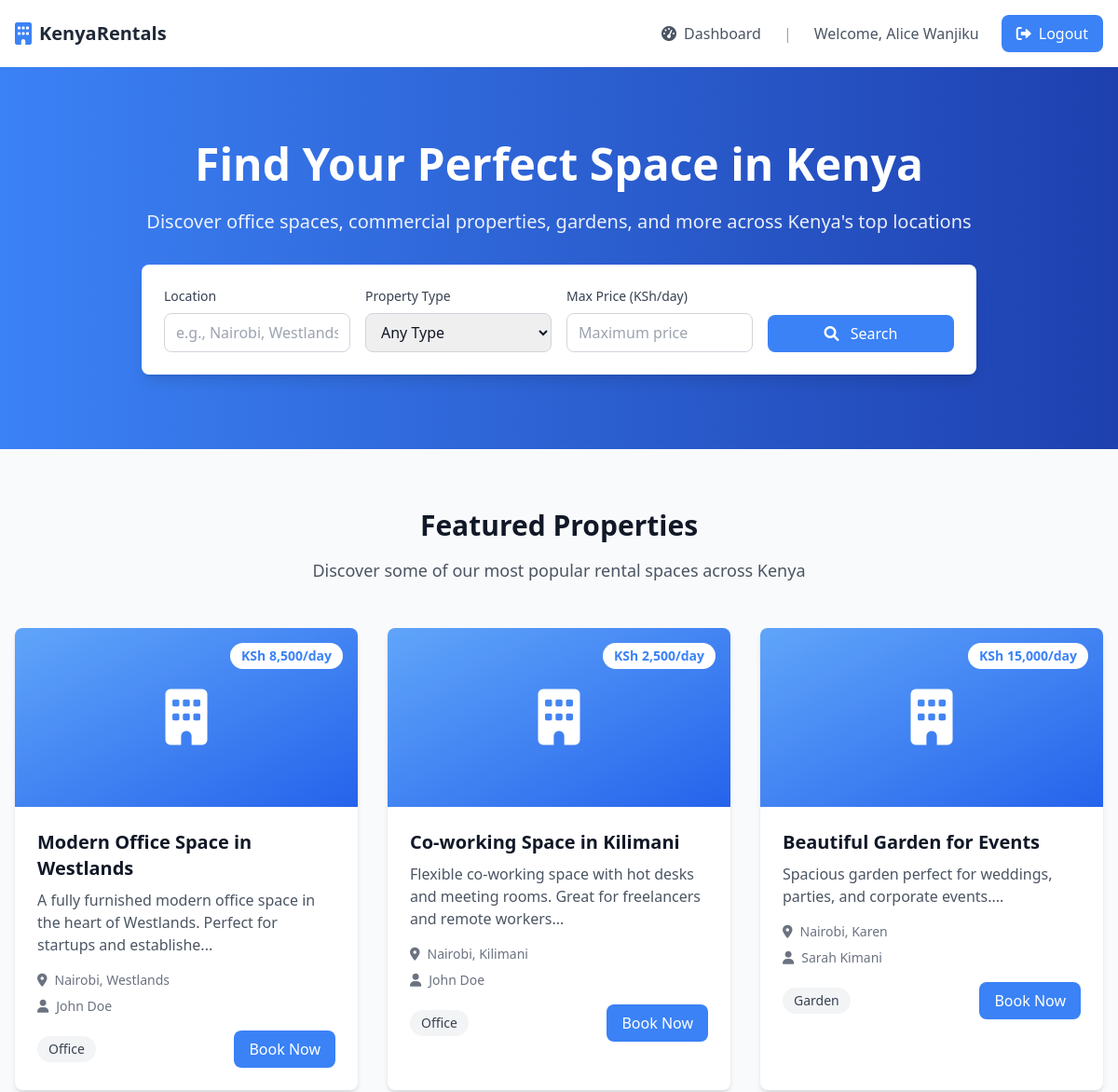
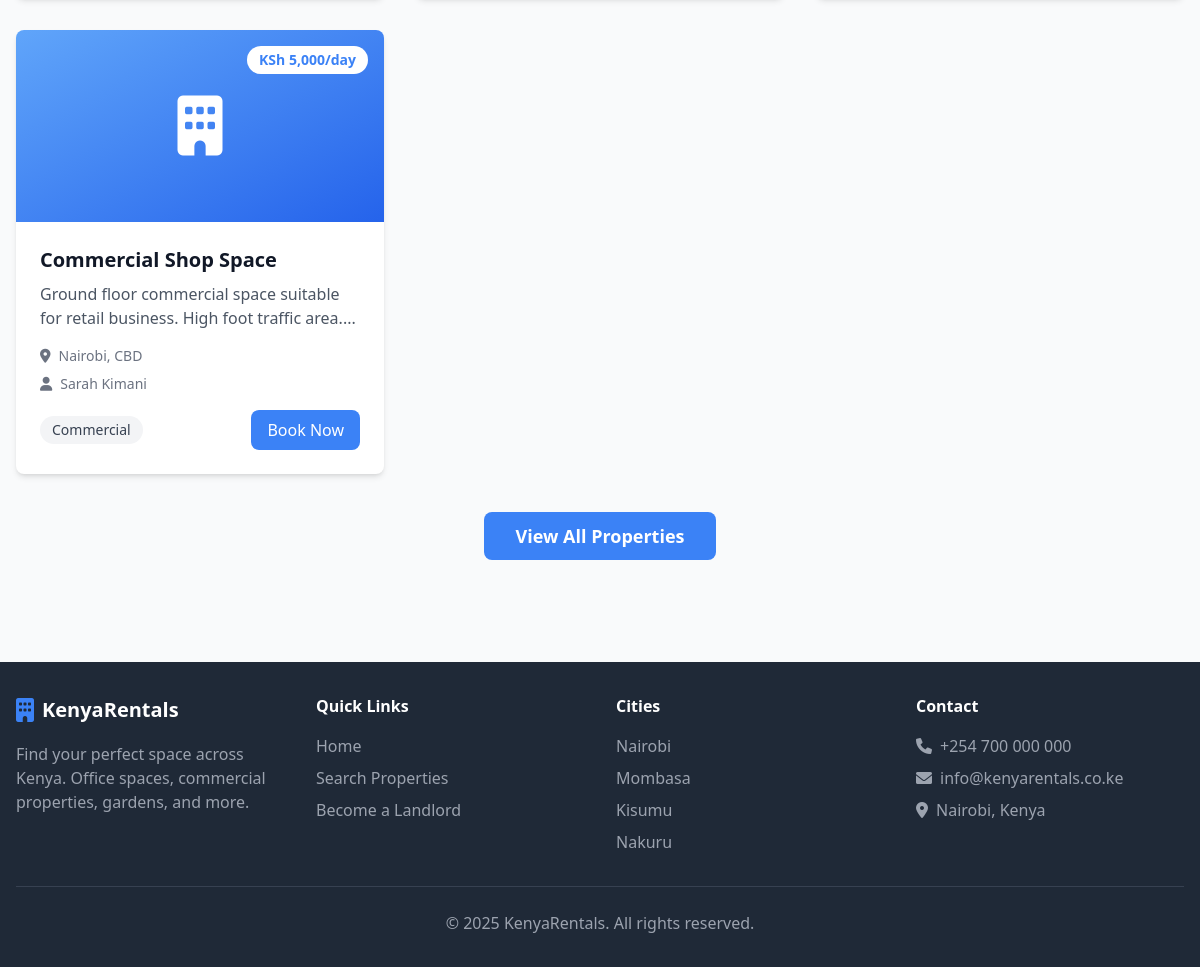
/ (signed in), run on the app's committed database (2 pictures, top to bottom).
### tables this page shows
CREATE TABLE properties (
    id INT AUTO_INCREMENT PRIMARY KEY,
    landlord_id INT NOT NULL,
    title VARCHAR(200) NOT NULL,
    description TEXT,
    type ENUM('office', 'commercial', 'residential', 'garden', 'park', 'storage', 'event_space') NOT NULL,
    location VARCHAR(255) NOT NULL,
    address TEXT,
    latitude DECIMAL(10, 8),
    longitude DECIMAL(11, 8),
    price_per_day DECIMAL(10, 2) NOT NULL,
    size_sqft INT,
    capacity INT,
    bedrooms INT DEFAULT 0,
    bathrooms INT DEFAULT 0,
    amenities JSON,
    images JSON,
    is_available BOOLEAN DEFAULT TRUE,
    is_featured BOOLEAN DEFAULT FALSE,
    views_count INT DEFAULT 0,
    created_at TIMESTAMP DEFAULT CURRENT_TIMESTAMP,
    updated_at TIMESTAMP DEFAULT CURRENT_TIMESTAMP ON UPDATE CURRENT_TIMESTAMP,
    FOREIGN KEY (landlord_id) REFERENCES users(id) ON DELETE CASCADE
);

CREATE TABLE users (
    id INT AUTO_INCREMENT PRIMARY KEY,
    username VARCHAR(50) UNIQUE NOT NULL,
    email VARCHAR(100) UNIQUE NOT NULL,
    password VARCHAR(255) NOT NULL,
    user_type ENUM('tenant', 'landlord') NOT NULL,
    full_name VARCHAR(100) NOT NULL,
    phone VARCHAR(20),
    profile_image VARCHAR(255),
    is_active BOOLEAN DEFAULT TRUE,
    created_at TIMESTAMP DEFAULT CURRENT_TIMESTAMP,
    updated_at TIMESTAMP DEFAULT CURRENT_TIMESTAMP ON UPDATE CURRENT_TIMESTAMP
);

### index.php (the view, shortened to what this page needs)
<?php
$db = new Database();
$conn = $db->getConnection();
$featured_properties = $conn->query("
    SELECT p.*, u.full_name as landlord_name
    FROM properties p
    JOIN users u ON p.landlord_id = u.id
    WHERE p.is_available = 1
    ORDER BY p.created_at DESC
    LIMIT 6
")->fetchAll(PDO::FETCH_ASSOC);
?>
<?php include 'includes/header.php'; ?>
<section class="bg-gradient-to-r from-primary to-secondary text-white py-20">
    <div class="max-w-7xl mx-auto px-4 text-center">
        <h1 class="text-5xl font-bold mb-6">Find Your Perfect Space in Kenya</h1>
        <p class="text-xl mb-8 opacity-90">Discover office spaces, commercial properties, gardens, and more across Kenya's top locations</p>
        <div class="bg-white rounded-lg shadow-lg p-6 max-w-4xl mx-auto">
            <form action="/kenya_rentals/dashboard/tenant/search.php" method="GET" class="grid grid-cols-1 md:grid-cols-4 gap-4">
                <div>
                    <label class="block text-sm font-medium text-gray-700 mb-2 text-left">Location</label>
                    <input type="text" name="location" placeholder="e.g., Nairobi, Westlands"
                           class="w-full px-3 py-2 border border-gray-300 rounded-lg focus:outline-none focus:ring-2 focus:ring-primary text-gray-900">
                </div>
                <div>
                    <label class="block text-sm font-medium text-gray-700 mb-2 text-left">Property Type</label>
                    <select name="type" class="w-full px-3 py-2 border border-gray-300 rounded-lg focus:outline-none focus:ring-2 focus:ring-primary text-gray-900">
                        <option value="">Any Type</option>
                    </select>
                </div>
                <div>
                    <label class="block text-sm font-medium text-gray-700 mb-2 text-left">Max Price (KSh/day)</label>
                    <input type="number" name="max_price" placeholder="Maximum price"
                           class="w-full px-3 py-2 border border-gray-300 rounded-lg focus:outline-none focus:ring-2 focus:ring-primary text-gray-900">
                </div>
                <div class="flex items-end">
                    <button type="submit" class="w-full bg-primary text-white py-2 px-4 rounded-lg hover:bg-blue-700 transition duration-300">
                        <i class="fas fa-search mr-2"></i> Search
                    </button>
                </div>
            </form>
        </div>
    </div>
</section>
<section class="py-16">
    <div class="max-w-7xl mx-auto px-4">
        <div class="text-center mb-12">
            <h2 class="text-3xl font-bold text-gray-900 mb-4">Featured Properties</h2>
            <p class="text-gray-600 text-lg">Discover some of our most popular rental spaces across Kenya</p>
        </div>
        <div class="grid grid-cols-1 md:grid-cols-2 lg:grid-cols-3 gap-8">
            <?php foreach($featured_properties as $property): ?>
            <div class="bg-white rounded-lg shadow-md overflow-hidden hover:shadow-lg transition duration-300">
                <div class="h-48 bg-gray-200 relative">
                    <div class="w-full h-full bg-gradient-to-br from-blue-400 to-blue-600 flex items-center justify-center">
                        <i class="fas fa-building text-white text-6xl"></i>
                    </div>
                    <span class="absolute top-4 right-4 bg-white px-3 py-1 rounded-full text-sm font-semibold text-primary">
                        KSh <?= number_format($property['price_per_day']) ?>/day
                    </span>
                </div>
                <div class="p-6">
                    <h3 class="text-xl font-semibold text-gray-900 mb-2"><?= $property['title'] ?></h3>
                    <p class="text-gray-600 mb-4"><?= substr($property['description'] ?? 'No description available', 0, 100) ?>...</p>
                    <div class="space-y-2 mb-4">
                        <div class="flex items-center text-sm text-gray-500">
                            <i class="fas fa-map-marker-alt mr-2"></i>
                            <?= $property['location'] ?>
                        </div>
                        <div class="flex items-center text-sm text-gray-500">
                            <i class="fas fa-user mr-2"></i>
                            <?= $property['landlord_name'] ?>
                        </div>
                    </div>
                    <div class="flex justify-between items-center">
                        <span class="capitalize px-3 py-1 bg-gray-100 text-gray-700 rounded-full text-sm">
                            <?= $property['type'] ?>
                        </span>
                        <?php if (isset($_SESSION['user_id']) && $_SESSION['user_type'] === 'tenant'): ?>
                            <a href="/kenya_rentals/dashboard/tenant/search.php"
                               class="bg-primary text-white px-4 py-2 rounded-lg hover:bg-secondary transition duration-300">
                                Book Now
                            </a>
                        <?php endif; ?>
                    </div>
                </div>
            </div>
            <?php endforeach; ?>
        </div>
        <div class="text-center mt-12">
            <a href="/kenya_rentals/dashboard/tenant/search.php"
               class="bg-primary text-white px-8 py-3 rounded-lg hover:bg-secondary transition duration-300 text-lg font-semibold">
                View All Properties
            </a>
        </div>
    </div>
</section>
<?php include 'includes/footer.php'; ?>

### data on the page
properties: price_per_day "8,500", title "Modern Office Space in Westlands", description "A fully furnished modern office space in the heart of Westlands. Perfect for startups and establishe", location "Nairobi, Westlands", landlord.full_name "John Doe", type "Office"
properties: price_per_day "2,500", title "Co-working Space in Kilimani", description "Flexible co-working space with hot desks and meeting rooms. Great for freelancers and remote workers", location "Nairobi, Kilimani", landlord.full_name "John Doe", type "Office"
properties: price_per_day "15,000", title "Beautiful Garden for Events", description "Spacious garden perfect for weddings, parties, and corporate events.", location "Nairobi, Karen", landlord.full_name "Sarah Kimani", type "Garden"
properties: price_per_day "5,000", title "Commercial Shop Space", description "Ground floor commercial space suitable for retail business. High foot traffic area.", location "Nairobi, CBD", landlord.full_name "Sarah Kimani", type "Commercial"

### other printed values
$_SESSION['full_name'] "Alice Wanjiku"
